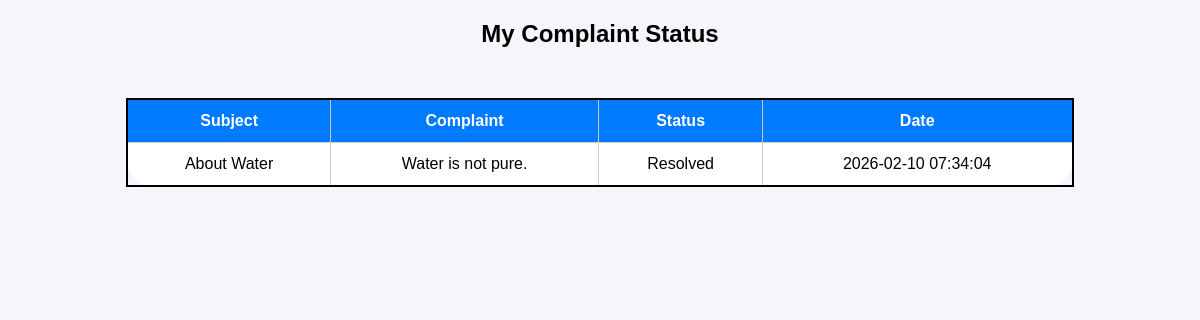
Screenshot of /view_complaints (signed in) with the database file from the repository.
### tables this page shows
CREATE TABLE complaints (
        id INTEGER PRIMARY KEY AUTOINCREMENT,
        student_id INTEGER NOT NULL,
        subject TEXT NOT NULL,
        complaint TEXT NOT NULL,
        status TEXT DEFAULT 'Pending',
        created_at TIMESTAMP DEFAULT CURRENT_TIMESTAMP,
        FOREIGN KEY (student_id) REFERENCES students(id)
    );

### app.py (the view)
@app.route("/view_complaints")
def view_complaint():
    if "student_id" not in session:
        return redirect("/student_login")
    con = get_db()
    cur = con.cursor()
    cur.execute(
        "SELECT subject, complaint, status, created_at FROM complaints WHERE student_id=?",
        (session["student_id"],)
    )
    complaints = cur.fetchall()
    con.close()
    return render_template("view_complaints.html", complaints=complaints)

### database.py (called while the page is built)
def get_db():
    conn = sqlite3.connect(DB_NAME)
    conn.row_factory = sqlite3.Row
    return conn

### templates/view_complaints.html (shortened to what this page needs)
<!DOCTYPE html>
<html>
<head>
</head>
<body>
<h2 style="text-align:center;">My Complaint Status</h2>
<table>
    <tr>
        <th>Subject</th>
        <th>Complaint</th>
        <th>Status</th>
        <th>Date</th>
    </tr>
    {% for c in complaints %}
    <tr>
        <td>{{ c[0] }}</td>
        <td>{{ c[1] }}</td>
        <td>{{ c[2] }}</td>
        <td>{{ c[3] }}</td>
    </tr>
    {% endfor %}
</table>
</body>
</html>

### templates/view_complaints.html (style rules this page uses)
body { font-family: Arial; background: #f4f6f9; }
table { width: 80%; margin: 50px auto; border-collapse: collapse; background: white; border: 2px solid black; border-radius: 30px; }
th, td { padding: 12px; border: 1px solid #ccc; text-align: center; }
th { background: #007bff; color: white; }

### rows the page displays
complaints: subject "About Water", complaint "Water is not pure.", status "Resolved", created_at "2026-02-10 07:34:04"
